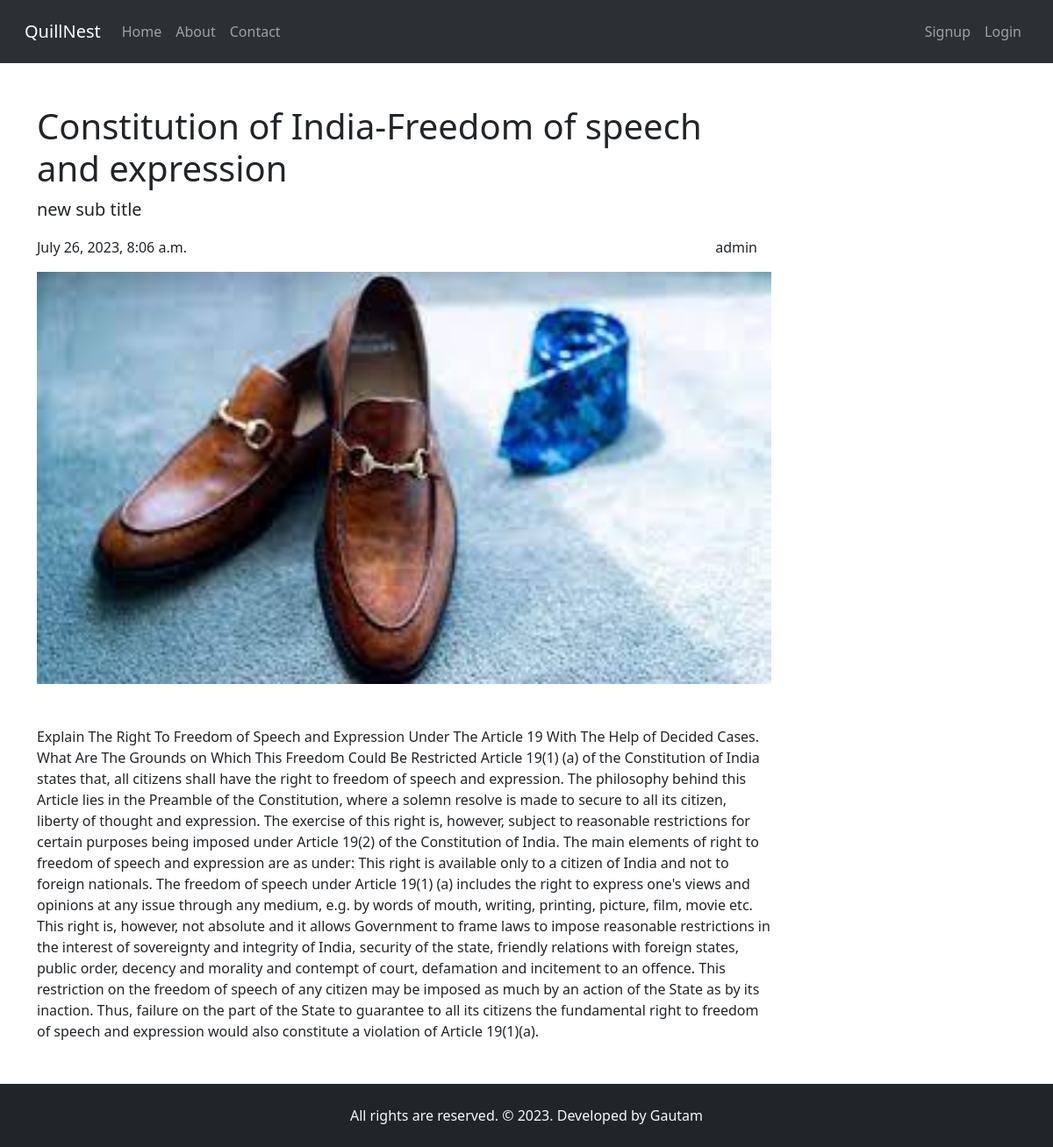
The app's page /detail/constitution-of-india-freedom-of-speech-and-expression-43dde043 with its own data.
### blogs/models.py (models this page shows, shortened)
class SoftDelete(models.Model):
    is_deleted = models.BooleanField(default=False)
    objects = CustomManager()  # overwrite with custom model manager
    every = models.Manager()  # create new model manage that works as built in model manager
    class Meta:
        abstract = True  # It indicates that this class is not model but it is a base class for models

class Blog(SoftDelete):
    user = models.ForeignKey(User, on_delete=models.CASCADE, default=1)
    title = models.CharField(max_length=200)
    sub_title = models.CharField(max_length=300)
    description = models.TextField()
    slug = models.SlugField(max_length=100, null=True, blank=True, unique=True)
    image = models.ImageField(upload_to="blogs/images", default="default-blog.jpg")
    is_published = models.BooleanField(default=False)
    published_at = models.DateTimeField(null=True, blank=True)
    created_at = models.DateTimeField(auto_now_add=True)
    updated_at = models.DateTimeField(auto_now=True)
    deleted_at = models.DateTimeField(auto_now=True)

### blogs/views.py (the view)
# urls.py: path('detail/<slug>', views.detail, name='detail'),
def detail(request, slug):
    blog = Blog.objects.get(slug=slug)
    context = {
        'blog': blog,
    }
    return render(request, 'blogs/detail.html', context)

### blogs/models.py (called while the page is built)
    def get_queryset(self) -> QuerySet:
        return super().get_queryset().filter(is_deleted=False)

### blogs/templates/blogs/detail.html (shortened to what this page needs)
{% extends "base.html" %}
{% block body %}
<div class="blog-detail w-75">
    <div class="blog-title">
        <h1>{{blog.title}}</h1>
        <p class="fs-5 fw-light">{{blog.sub_title}}</p>
        <div class="d-flex justify-content-between">
            <p>{{blog.created_at}}</p>
            <p class="me-3">{{blog.user.username}}</p>
        </div>
    </div>
    <div class="blog-img">
        <img src="{{blog.image.url}}" alt="">
    </div>
    <div class="blog-content mt-5">
        <p>{{blog.description}}</p>
    </div>
</div>
{% endblock %}

### blogs/templates/blogs/detail.html (style rules this page uses)
.blog-img img { width: 100%; }

### records on screen
Blog: title "Constitution of India-Freedom of speech and expression", sub_title "new sub title", created_at "July 26, 2023, 8:06 a.m.", user.username "admin", image (picture), description "Explain The Right To Freedom of Speech and Expression Under The Article 19 With The Help of Decided Cases. What Are The Grounds on Which This Freedom Could Be Restricted Article 19(1) (a) of the Constitution of India states that, all citizens shall have the right to freedom of speech and expression. The philosophy behind this Article lies in the Preamble of the Constitution, where a solemn resolve is made to secure to all its citizen, liberty of thought and expression. The exercise of this right is, however, subject to reasonable restrictions for certain purposes being imposed under Article 19(2) of the Constitution of India. The main elements of right to freedom of speech and expression…"
